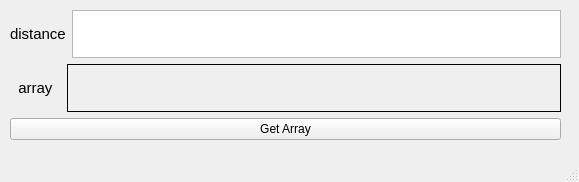
<?xml version="1.0" encoding="UTF-8"?>
<ui version="4.0">
 <class>MainWindow</class>
 <widget class="QMainWindow" name="MainWindow">
  <property name="geometry">
   <rect>
    <x>0</x>
    <y>0</y>
    <width>579</width>
    <height>182</height>
   </rect>
  </property>
  <property name="windowTitle">
   <string>Distances array</string>
  </property>
  <widget class="QWidget" name="centralwidget">
   <widget class="QWidget" name="gridLayoutWidget">
    <property name="geometry">
     <rect>
      <x>10</x>
      <y>10</y>
      <width>551</width>
      <height>130</height>
     </rect>
    </property>
    <layout class="QGridLayout" name="gridLayout">
     <item row="1" column="0">
      <layout class="QHBoxLayout" name="horizontalLayout_3">
       <item>
        <widget class="QLabel" name="label_3">
         <property name="sizePolicy">
          <sizepolicy hsizetype="Preferred" vsizetype="Fixed">
           <horstretch>0</horstretch>
           <verstretch>0</verstretch>
          </sizepolicy>
         </property>
         <property name="font">
          <font>
           <pointsize>11</pointsize>
          </font>
         </property>
         <property name="text">
          <string>  array  </string>
         </property>
        </widget>
       </item>
       <item>
        <widget class="QLabel" name="label">
         <property name="sizePolicy">
          <sizepolicy hsizetype="Expanding" vsizetype="Ignored">
           <horstretch>0</horstretch>
           <verstretch>0</verstretch>
          </sizepolicy>
         </property>
         <property name="minimumSize">
          <size>
           <width>3</width>
           <height>0</height>
          </size>
         </property>
         <property name="font">
          <font>
           <pointsize>10</pointsize>
          </font>
         </property>
         <property name="frameShape">
          <enum>QFrame::Box</enum>
         </property>
         <property name="text">
          <string/>
         </property>
         <property name="wordWrap">
          <bool>true</bool>
         </property>
        </widget>
       </item>
      </layout>
     </item>
     <item row="0" column="0">
      <layout class="QHBoxLayout" name="horizontalLayout_2">
       <item>
        <widget class="QLabel" name="labelDist">
         <property name="sizePolicy">
          <sizepolicy hsizetype="Preferred" vsizetype="Fixed">
           <horstretch>0</horstretch>
           <verstretch>0</verstretch>
          </sizepolicy>
         </property>
         <property name="font">
          <font>
           <pointsize>11</pointsize>
          </font>
         </property>
         <property name="text">
          <string>distance</string>
         </property>
         <property name="textFormat">
          <enum>Qt::AutoText</enum>
         </property>
        </widget>
       </item>
       <item>
        <widget class="QTextEdit" name="entryDist">
         <property name="sizePolicy">
          <sizepolicy hsizetype="Expanding" vsizetype="Ignored">
           <horstretch>0</horstretch>
           <verstretch>0</verstretch>
          </sizepolicy>
         </property>
         <property name="font">
          <font>
           <pointsize>11</pointsize>
          </font>
         </property>
        </widget>
       </item>
      </layout>
     </item>
     <item row="2" column="0">
      <widget class="QPushButton" name="pushButton">
       <property name="text">
        <string>Get Array</string>
       </property>
      </widget>
     </item>
    </layout>
   </widget>
  </widget>
  <widget class="QMenuBar" name="menubar">
   <property name="geometry">
    <rect>
     <x>0</x>
     <y>0</y>
     <width>579</width>
     <height>21</height>
    </rect>
   </property>
  </widget>
  <widget class="QStatusBar" name="statusbar"/>
 </widget>
 <resources/>
 <connections/>
</ui>
